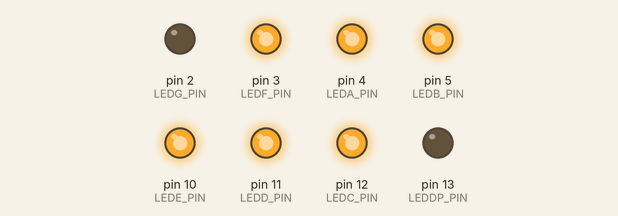
This sketch was run on a simulated Arduino Uno, built with avr-gcc and run on an emulated ATmega328P. Parts: output pins drawn as LEDs (lit = HIGH).

Above: at 0.1 s.
At 3.6 s:
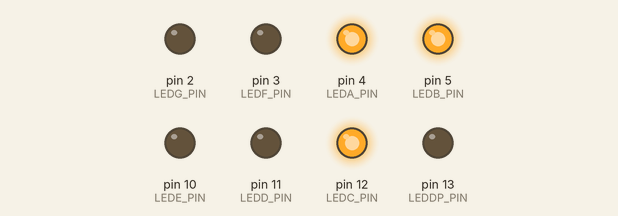
At 7.1 s:
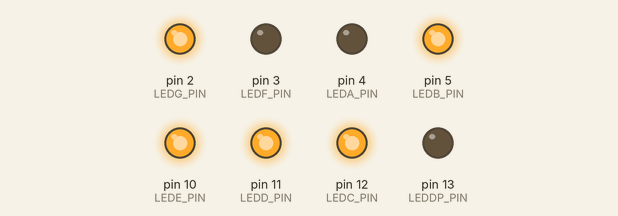
At 14.1 s:
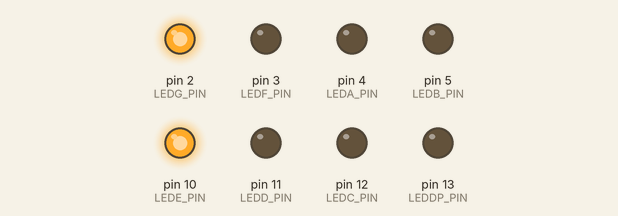
At 21.1 s:
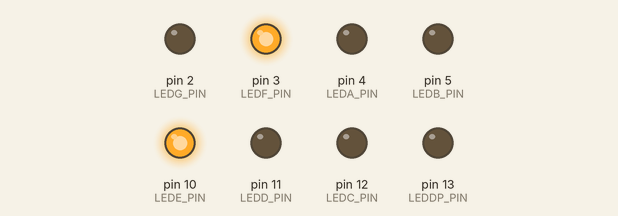
At 28.1 s:
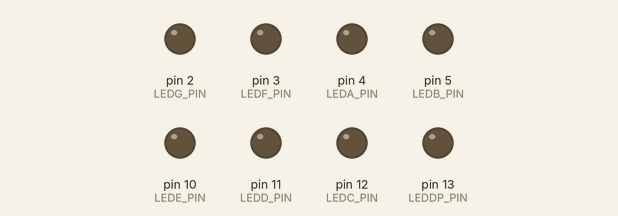
Timing chart, 0 to 29.6 s (numbered marks = the images above):
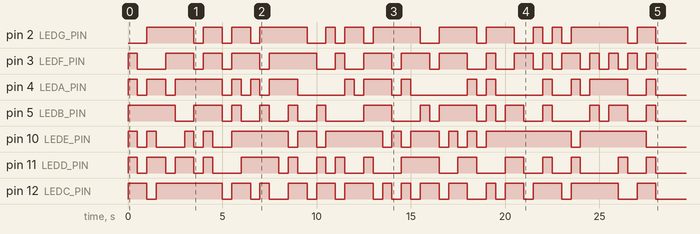

The sketch:

seven_segment.ino
```cpp
#define LEDG_PIN 2
#define LEDF_PIN 3
#define LEDA_PIN 4
#define LEDB_PIN 5
#define LEDE_PIN 10
#define LEDD_PIN 11
#define LEDC_PIN 12
#define LEDDP_PIN 13

#define DELAY 500

int numbers[] = {
 //ABCDEFGP
  B11111100, // 0
  B01100000, // 1
  B11011010, // 2
  B11110010, // 3
  B01100110, // 4
  B10110110, // 5
  B10111110, // 6
  B11100000, // 7
  B11111110, // 8
  B11100110, // 9
};

int characters[] = {
 //ABCDEFGP
  B11101110, // a
  B00111110, // b
  B10011100, // c
  B01111010, // d
  B10011110, // e
  B10001110, // f
  B11110110, // g
  B00101110, // h
  B00001100, // i
  B01110000, // j
  B00101010, // k
  B00011100, // l
  B10101010, // m
  B00101010, // n
  B11111100, // o
  B11001110, // p
  B11100110, // q
  B00001010, // r
  B10110110, // s
  B00011110, // t
  B01111100, // u
  B00111000, // v
  B01000110, // w
  B01101110, // x
  B01110110, // y
  B11011010, // z
};

void display(int bytes)
{
  if (bytes & B10000000)
    digitalWrite(LEDA_PIN, HIGH);
  if (bytes & B01000000)
    digitalWrite(LEDB_PIN, HIGH);
  if (bytes & B00100000)
    digitalWrite(LEDC_PIN, HIGH);
  if (bytes & B00010000)
    digitalWrite(LEDD_PIN, HIGH);
  if (bytes & B00001000)
    digitalWrite(LEDE_PIN, HIGH);
  if (bytes & B00000100)
    digitalWrite(LEDF_PIN, HIGH);
  if (bytes & B00000010)
    digitalWrite(LEDG_PIN, HIGH);
  if (bytes & B00000001)
    digitalWrite(LEDDP_PIN, HIGH);
}

void clear()
{
    digitalWrite(LEDA_PIN, LOW);
    digitalWrite(LEDB_PIN, LOW);
    digitalWrite(LEDC_PIN, LOW);
    digitalWrite(LEDD_PIN, LOW);
    digitalWrite(LEDE_PIN, LOW);
    digitalWrite(LEDF_PIN, LOW);
    digitalWrite(LEDG_PIN, LOW);
    digitalWrite(LEDDP_PIN, LOW);
}

void display_alpha_num_char(char c)
{
  if (isAlpha(c))
    display(characters[toupper(c) - 'A']);
  else
    display(numbers[c - '0']);
  delay(DELAY);
  clear();
}

void setup() {
  // put your setup code here, to run once:
  pinMode(LEDA_PIN, OUTPUT);
  pinMode(LEDB_PIN, OUTPUT);
  pinMode(LEDC_PIN, OUTPUT);
  pinMode(LEDD_PIN, OUTPUT);
  pinMode(LEDE_PIN, OUTPUT);
  pinMode(LEDF_PIN, OUTPUT);
  pinMode(LEDG_PIN, OUTPUT);
  pinMode(LEDDP_PIN, OUTPUT);

  clear();

  for (int i = 0; i <= 9; i++)
    display_alpha_num_char('0' + i);

  delay(500);

  for (int i = 0; i < 26; i++)
    display_alpha_num_char('a' + i);

  delay(500);

  char *s = "Arduino is amazing";
  for (int i = 0; s[i] != '\0'; i++)
    display_alpha_num_char(s[i]);
}

void loop() {
  // put your main code here, to run repeatedly:
}
```
